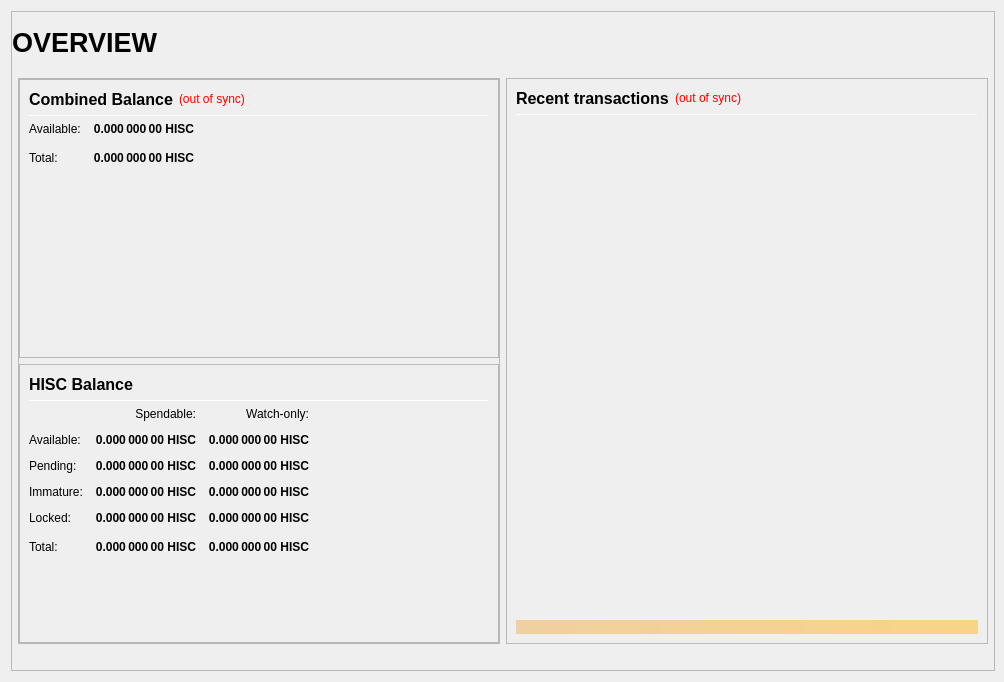
<?xml version="1.0" encoding="UTF-8"?>
<ui version="4.0">
 <class>OverviewPage</class>
 <widget class="QWidget" name="OverviewPage">
  <property name="geometry">
   <rect>
    <x>0</x>
    <y>0</y>
    <width>1004</width>
    <height>682</height>
   </rect>
  </property>
  <property name="minimumSize">
   <size>
    <width>960</width>
    <height>682</height>
   </size>
  </property>
  <property name="windowTitle">
   <string>Form</string>
  </property>
  <layout class="QVBoxLayout" name="topLayout" stretch="1">
   <property name="rightMargin">
    <number>9</number>
   </property>
   <item>
    <widget class="QFrame" name="frame_BG">
     <property name="minimumSize">
      <size>
       <width>850</width>
       <height>610</height>
      </size>
     </property>
     <property name="maximumSize">
      <size>
       <width>16777215</width>
       <height>16777215</height>
      </size>
     </property>
     <property name="frameShape">
      <enum>QFrame::StyledPanel</enum>
     </property>
     <property name="frameShadow">
      <enum>QFrame::Raised</enum>
     </property>
     <layout class="QVBoxLayout" name="verticalLayout_3" stretch="1,0">
      <property name="leftMargin">
       <number>0</number>
      </property>
      <property name="topMargin">
       <number>0</number>
      </property>
      <property name="rightMargin">
       <number>0</number>
      </property>
      <property name="bottomMargin">
       <number>6</number>
      </property>
      <item>
       <layout class="QVBoxLayout" name="verticalLayout_Master" stretch="0,1">
        <property name="leftMargin">
         <number>0</number>
        </property>
        <property name="topMargin">
         <number>0</number>
        </property>
        <property name="rightMargin">
         <number>0</number>
        </property>
        <property name="bottomMargin">
         <number>0</number>
        </property>
        <item>
         <widget class="QFrame" name="frame_Header">
          <layout class="QVBoxLayout" name="verticalLayout_Header" stretch="0">
           <property name="leftMargin">
            <number>0</number>
           </property>
           <property name="topMargin">
            <number>0</number>
           </property>
           <property name="rightMargin">
            <number>0</number>
           </property>
           <property name="bottomMargin">
            <number>0</number>
           </property>
           <item>
            <layout class="QHBoxLayout" name="horizontalLayout_Header" stretch="1,0,1">
             <property name="spacing">
              <number>6</number>
             </property>
             <item>
              <widget class="QLabel" name="labelOverviewHeaderLeft">
               <property name="minimumSize">
                <size>
                 <width>464</width>
                 <height>60</height>
                </size>
               </property>
               <property name="maximumSize">
                <size>
                 <width>16777215</width>
                 <height>60</height>
                </size>
               </property>
               <property name="font">
                <font>
                 <pointsize>20</pointsize>
                 <weight>75</weight>
                 <bold>true</bold>
                </font>
               </property>
               <property name="text">
                <string>OVERVIEW</string>
               </property>
               <property name="alignment">
                <set>Qt::AlignLeading|Qt::AlignLeft|Qt::AlignVCenter</set>
               </property>
              </widget>
             </item>
             <item>
              <spacer name="horizontalSpacer_Header">
               <property name="orientation">
                <enum>Qt::Horizontal</enum>
               </property>
               <property name="sizeHint" stdset="0">
                <size>
                 <width>40</width>
                 <height>20</height>
                </size>
               </property>
              </spacer>
             </item>
             <item>
              <widget class="QLabel" name="labelOverviewHeaderRight">
               <property name="minimumSize">
                <size>
                 <width>464</width>
                 <height>60</height>
                </size>
               </property>
               <property name="maximumSize">
                <size>
                 <width>16777215</width>
                 <height>60</height>
                </size>
               </property>
               <property name="font">
                <font>
                 <pointsize>14</pointsize>
                </font>
               </property>
               <property name="text">
                <string/>
               </property>
               <property name="alignment">
                <set>Qt::AlignRight|Qt::AlignTrailing|Qt::AlignVCenter</set>
               </property>
              </widget>
             </item>
            </layout>
           </item>
          </layout>
         </widget>
        </item>
        <item>
         <widget class="QFrame" name="frame_Content">
          <layout class="QVBoxLayout" name="verticalLayout_Content">
           <property name="leftMargin">
            <number>6</number>
           </property>
           <property name="topMargin">
            <number>0</number>
           </property>
           <property name="rightMargin">
            <number>6</number>
           </property>
           <property name="bottomMargin">
            <number>0</number>
           </property>
           <item>
            <layout class="QHBoxLayout" name="horizontalLayout_Content" stretch="1,1">
             <property name="spacing">
              <number>6</number>
             </property>
             <item>
              <layout class="QVBoxLayout" name="verticalLayout_left" stretch="1">
               <item>
                <widget class="QFrame" name="frameObfuscation">
                 <property name="minimumSize">
                  <size>
                   <width>0</width>
                   <height>0</height>
                  </size>
                 </property>
                 <property name="frameShape">
                  <enum>QFrame::StyledPanel</enum>
                 </property>
                 <property name="frameShadow">
                  <enum>QFrame::Raised</enum>
                 </property>
                 <layout class="QVBoxLayout" name="verticalLayout" stretch="0,0">
                  <property name="leftMargin">
                   <number>0</number>
                  </property>
                  <property name="topMargin">
                   <number>0</number>
                  </property>
                  <property name="rightMargin">
                   <number>0</number>
                  </property>
                  <property name="bottomMargin">
                   <number>0</number>
                  </property>
                  <item>
                   <widget class="QFrame" name="frame_CombinedBalances">
                    <property name="minimumSize">
                     <size>
                      <width>470</width>
                      <height>0</height>
                     </size>
                    </property>
                    <property name="frameShape">
                     <enum>QFrame::StyledPanel</enum>
                    </property>
                    <property name="frameShadow">
                     <enum>QFrame::Raised</enum>
                    </property>
                    <layout class="QVBoxLayout" name="verticalLayout_5">
                     <item>
                      <layout class="QHBoxLayout" name="horizontalLayout_5" stretch="0,0,0">
                       <item>
                        <widget class="QLabel" name="label_5z">
                         <property name="minimumSize">
                          <size>
                           <width>0</width>
                           <height>20</height>
                          </size>
                         </property>
                         <property name="font">
                          <font>
                           <pointsize>12</pointsize>
                           <weight>75</weight>
                           <bold>true</bold>
                          </font>
                         </property>
                         <property name="toolTip">
                          <string>Combined Balance (including unconfirmed and immature coins)</string>
                         </property>
                         <property name="text">
                          <string>Combined Balance</string>
                         </property>
                        </widget>
                       </item>
                       <item>
                        <widget class="QLabel" name="labelWalletStatus">
                         <property name="cursor">
                          <cursorShape>WhatsThisCursor</cursorShape>
                         </property>
                         <property name="toolTip">
                          <string>The displayed information may be out of date. Your wallet automatically synchronizes with the HighStakes network after a connection is established, but this process has not completed yet.</string>
                         </property>
                         <property name="styleSheet">
                          <string notr="true">QLabel { color: red; }</string>
                         </property>
                         <property name="text">
                          <string notr="true">(out of sync)</string>
                         </property>
                         <property name="alignment">
                          <set>Qt::AlignLeading|Qt::AlignLeft|Qt::AlignVCenter</set>
                         </property>
                        </widget>
                       </item>
                       <item>
                        <spacer name="horizontalSpacer_1">
                         <property name="orientation">
                          <enum>Qt::Horizontal</enum>
                         </property>
                         <property name="sizeHint" stdset="0">
                          <size>
                           <width>40</width>
                           <height>20</height>
                          </size>
                         </property>
                        </spacer>
                       </item>
                      </layout>
                     </item>
                     <item>
                      <widget class="Line" name="line_CombinedBalance">
                       <property name="minimumSize">
                        <size>
                         <width>0</width>
                         <height>1</height>
                        </size>
                       </property>
                       <property name="maximumSize">
                        <size>
                         <width>16777215</width>
                         <height>1</height>
                        </size>
                       </property>
                       <property name="orientation">
                        <enum>Qt::Horizontal</enum>
                       </property>
                      </widget>
                     </item>
                     <item>
                      <layout class="QGridLayout" name="gridLayout_3">
                       <property name="spacing">
                        <number>12</number>
                       </property>
                       <item row="1" column="0">
                        <widget class="QLabel" name="labelBalanceTextz">
                         <property name="text">
                          <string>Available:</string>
                         </property>
                        </widget>
                       </item>
                       <item row="1" column="1">
                        <widget class="QLabel" name="labelBalancez">
                         <property name="font">
                          <font>
                           <weight>75</weight>
                           <bold>true</bold>
                          </font>
                         </property>
                         <property name="cursor">
                          <cursorShape>IBeamCursor</cursorShape>
                         </property>
                         <property name="toolTip">
                          <string>Your current spendable balance</string>
                         </property>
                         <property name="text">
                          <string notr="true">0.000 000 00 HISC</string>
                         </property>
                         <property name="alignment">
                          <set>Qt::AlignRight|Qt::AlignTrailing|Qt::AlignVCenter</set>
                         </property>
                         <property name="textInteractionFlags">
                          <set>Qt::LinksAccessibleByMouse|Qt::TextSelectableByKeyboard|Qt::TextSelectableByMouse</set>
                         </property>
                        </widget>
                       </item>
                       <item row="2" column="0">
                        <widget class="QLabel" name="labelTotalTextz">
                         <property name="text">
                          <string>Total:</string>
                         </property>
                        </widget>
                       </item>
                       <item row="2" column="1">
                        <widget class="QLabel" name="labelTotalz">
                         <property name="font">
                          <font>
                           <weight>75</weight>
                           <bold>true</bold>
                          </font>
                         </property>
                         <property name="cursor">
                          <cursorShape>IBeamCursor</cursorShape>
                         </property>
                         <property name="toolTip">
                          <string>Total Balance, including all unavailable coins.</string>
                         </property>
                         <property name="text">
                          <string notr="true">0.000 000 00 HISC</string>
                         </property>
                         <property name="alignment">
                          <set>Qt::AlignRight|Qt::AlignTrailing|Qt::AlignVCenter</set>
                         </property>
                         <property name="textInteractionFlags">
                          <set>Qt::LinksAccessibleByMouse|Qt::TextSelectableByKeyboard|Qt::TextSelectableByMouse</set>
                         </property>
                        </widget>
                       </item>
                       <item row="2" column="3">
                        <spacer name="horizontalSpacer_2">
                         <property name="orientation">
                          <enum>Qt::Horizontal</enum>
                         </property>
                         <property name="sizeHint" stdset="0">
                          <size>
                           <width>40</width>
                           <height>20</height>
                          </size>
                         </property>
                        </spacer>
                       </item>
                      </layout>
                     </item>
                     <item>
                      <spacer name="verticalSpacer_1">
                       <property name="orientation">
                        <enum>Qt::Vertical</enum>
                       </property>
                       <property name="sizeHint" stdset="0">
                        <size>
                         <width>20</width>
                         <height>40</height>
                        </size>
                       </property>
                      </spacer>
                     </item>
                    </layout>
                   </widget>
                  </item>
                  <item>
                   <widget class="QFrame" name="frame_Balances">
                    <property name="frameShape">
                     <enum>QFrame::StyledPanel</enum>
                    </property>
                    <property name="frameShadow">
                     <enum>QFrame::Raised</enum>
                    </property>
                    <layout class="QVBoxLayout" name="verticalLayout_4">
                     <item>
                      <layout class="QHBoxLayout" name="horizontalLayout_4">
                       <item>
                        <widget class="QLabel" name="label_5">
                         <property name="minimumSize">
                          <size>
                           <width>0</width>
                           <height>20</height>
                          </size>
                         </property>
                         <property name="font">
                          <font>
                           <pointsize>12</pointsize>
                           <weight>75</weight>
                           <bold>true</bold>
                          </font>
                         </property>
                         <property name="text">
                          <string>HISC Balance</string>
                         </property>
                        </widget>
                       </item>
                       <item>
                        <spacer name="horizontalSpacer_3">
                         <property name="orientation">
                          <enum>Qt::Horizontal</enum>
                         </property>
                         <property name="sizeHint" stdset="0">
                          <size>
                           <width>40</width>
                           <height>20</height>
                          </size>
                         </property>
                        </spacer>
                       </item>
                      </layout>
                     </item>
                     <item>
                      <widget class="Line" name="line_Balance">
                       <property name="minimumSize">
                        <size>
                         <width>0</width>
                         <height>1</height>
                        </size>
                       </property>
                       <property name="maximumSize">
                        <size>
                         <width>16777215</width>
                         <height>1</height>
                        </size>
                       </property>
                       <property name="orientation">
                        <enum>Qt::Horizontal</enum>
                       </property>
                      </widget>
                     </item>
                     <item>
                      <layout class="QGridLayout" name="gridLayout">
                       <property name="spacing">
                        <number>12</number>
                       </property>
                       <item row="0" column="1">
                        <widget class="QLabel" name="labelSpendable">
                         <property name="text">
                          <string>Spendable:</string>
                         </property>
                         <property name="alignment">
                          <set>Qt::AlignRight|Qt::AlignTrailing|Qt::AlignVCenter</set>
                         </property>
                        </widget>
                       </item>
                       <item row="0" column="2">
                        <widget class="QLabel" name="labelWatchonly">
                         <property name="text">
                          <string>Watch-only:</string>
                         </property>
                         <property name="alignment">
                          <set>Qt::AlignRight|Qt::AlignTrailing|Qt::AlignVCenter</set>
                         </property>
                        </widget>
                       </item>
                       <item row="1" column="0">
                        <widget class="QLabel" name="labelBalanceText">
                         <property name="text">
                          <string>Available:</string>
                         </property>
                        </widget>
                       </item>
                       <item row="1" column="1">
                        <widget class="QLabel" name="labelBalance">
                         <property name="font">
                          <font>
                           <weight>75</weight>
                           <bold>true</bold>
                          </font>
                         </property>
                         <property name="cursor">
                          <cursorShape>IBeamCursor</cursorShape>
                         </property>
                         <property name="toolTip">
                          <string>Your current spendable balance</string>
                         </property>
                         <property name="text">
                          <string notr="true">0.000 000 00 HISC</string>
                         </property>
                         <property name="alignment">
                          <set>Qt::AlignRight|Qt::AlignTrailing|Qt::AlignVCenter</set>
                         </property>
                         <property name="textInteractionFlags">
                          <set>Qt::LinksAccessibleByMouse|Qt::TextSelectableByKeyboard|Qt::TextSelectableByMouse</set>
                         </property>
                        </widget>
                       </item>
                       <item row="1" column="2">
                        <widget class="QLabel" name="labelWatchAvailable">
                         <property name="font">
                          <font>
                           <weight>75</weight>
                           <bold>true</bold>
                          </font>
                         </property>
                         <property name="cursor">
                          <cursorShape>IBeamCursor</cursorShape>
                         </property>
                         <property name="toolTip">
                          <string>Your current balance in watch-only addresses</string>
                         </property>
                         <property name="text">
                          <string notr="true">0.000 000 00 HISC</string>
                         </property>
                         <property name="alignment">
                          <set>Qt::AlignRight|Qt::AlignTrailing|Qt::AlignVCenter</set>
                         </property>
                         <property name="textInteractionFlags">
                          <set>Qt::LinksAccessibleByMouse|Qt::TextSelectableByKeyboard|Qt::TextSelectableByMouse</set>
                         </property>
                        </widget>
                       </item>
                       <item row="2" column="0">
                        <widget class="QLabel" name="labelPendingText">
                         <property name="text">
                          <string>Pending:</string>
                         </property>
                        </widget>
                       </item>
                       <item row="2" column="1">
                        <widget class="QLabel" name="labelUnconfirmed">
                         <property name="font">
                          <font>
                           <weight>75</weight>
                           <bold>true</bold>
                          </font>
                         </property>
                         <property name="cursor">
                          <cursorShape>IBeamCursor</cursorShape>
                         </property>
                         <property name="toolTip">
                          <string>Total of transactions that have yet to be confirmed, and do not yet count toward the spendable balance</string>
                         </property>
                         <property name="text">
                          <string notr="true">0.000 000 00 HISC</string>
                         </property>
                         <property name="alignment">
                          <set>Qt::AlignRight|Qt::AlignTrailing|Qt::AlignVCenter</set>
                         </property>
                         <property name="textInteractionFlags">
                          <set>Qt::LinksAccessibleByMouse|Qt::TextSelectableByKeyboard|Qt::TextSelectableByMouse</set>
                         </property>
                        </widget>
                       </item>
                       <item row="2" column="2">
                        <widget class="QLabel" name="labelWatchPending">
                         <property name="font">
                          <font>
                           <weight>75</weight>
                           <bold>true</bold>
                          </font>
                         </property>
                         <property name="cursor">
                          <cursorShape>IBeamCursor</cursorShape>
                         </property>
                         <property name="toolTip">
                          <string>Unconfirmed transactions to watch-only addresses</string>
                         </property>
                         <property name="text">
                          <string notr="true">0.000 000 00 HISC</string>
                         </property>
                         <property name="alignment">
                          <set>Qt::AlignRight|Qt::AlignTrailing|Qt::AlignVCenter</set>
                         </property>
                         <property name="textInteractionFlags">
                          <set>Qt::LinksAccessibleByMouse|Qt::TextSelectableByKeyboard|Qt::TextSelectableByMouse</set>
                         </property>
                        </widget>
                       </item>
                       <item row="3" column="0">
                        <widget class="QLabel" name="labelImmatureText">
                         <property name="text">
                          <string>Immature:</string>
                         </property>
                        </widget>
                       </item>
                       <item row="3" column="1">
                        <widget class="QLabel" name="labelImmature">
                         <property name="font">
                          <font>
                           <weight>75</weight>
                           <bold>true</bold>
                          </font>
                         </property>
                         <property name="cursor">
                          <cursorShape>IBeamCursor</cursorShape>
                         </property>
                         <property name="toolTip">
                          <string>Staked or masternode rewards that has not yet matured</string>
                         </property>
                         <property name="text">
                          <string notr="true">0.000 000 00 HISC</string>
                         </property>
                         <property name="alignment">
                          <set>Qt::AlignRight|Qt::AlignTrailing|Qt::AlignVCenter</set>
                         </property>
                         <property name="textInteractionFlags">
                          <set>Qt::LinksAccessibleByMouse|Qt::TextSelectableByKeyboard|Qt::TextSelectableByMouse</set>
                         </property>
                        </widget>
                       </item>
                       <item row="3" column="2">
                        <widget class="QLabel" name="labelWatchImmature">
                         <property name="font">
                          <font>
                           <weight>75</weight>
                           <bold>true</bold>
                          </font>
                         </property>
                         <property name="cursor">
                          <cursorShape>IBeamCursor</cursorShape>
                         </property>
                         <property name="toolTip">
                          <string>Staked or masternode rewards in watch-only addresses that has not yet matured</string>
                         </property>
                         <property name="text">
                          <string notr="true">0.000 000 00 HISC</string>
                         </property>
                         <property name="alignment">
                          <set>Qt::AlignRight|Qt::AlignTrailing|Qt::AlignVCenter</set>
                         </property>
                         <property name="textInteractionFlags">
                          <set>Qt::LinksAccessibleByMouse|Qt::TextSelectableByKeyboard|Qt::TextSelectableByMouse</set>
                         </property>
                        </widget>
                       </item>
                       <item row="4" column="0">
                        <widget class="QLabel" name="labelLockedBalanceText">
                         <property name="toolTip">
                          <string>Locked HISC or Masternode collaterals. These are excluded from zHISC minting.</string>
                         </property>
                         <property name="text">
                          <string>Locked:</string>
                         </property>
                        </widget>
                       </item>
                       <item row="4" column="1">
                        <widget class="QLabel" name="labelLockedBalance">
                         <property name="font">
                          <font>
                           <weight>75</weight>
                           <bold>true</bold>
                          </font>
                         </property>
                         <property name="cursor">
                          <cursorShape>IBeamCursor</cursorShape>
                         </property>
                         <property name="toolTip">
                          <string>Locked HISC or Masternode collaterals. These are excluded from zHISC minting.</string>
                         </property>
                         <property name="text">
                          <string notr="true">0.000 000 00 HISC</string>
                         </property>
                         <property name="alignment">
                          <set>Qt::AlignRight|Qt::AlignTrailing|Qt::AlignVCenter</set>
                         </property>
                         <property name="textInteractionFlags">
                          <set>Qt::LinksAccessibleByMouse|Qt::TextSelectableByKeyboard|Qt::TextSelectableByMouse</set>
                         </property>
                        </widget>
                       </item>
                       <item row="4" column="2">
                        <widget class="QLabel" name="labelWatchLocked">
                         <property name="font">
                          <font>
                           <weight>75</weight>
                           <bold>true</bold>
                          </font>
                         </property>
                         <property name="cursor">
                          <cursorShape>IBeamCursor</cursorShape>
                         </property>
                         <property name="toolTip">
                          <string>Current locked balance in watch-only addresses</string>
                         </property>
                         <property name="text">
                          <string notr="true">0.000 000 00 HISC</string>
                         </property>
                         <property name="alignment">
                          <set>Qt::AlignRight|Qt::AlignTrailing|Qt::AlignVCenter</set>
                         </property>
                         <property name="textInteractionFlags">
                          <set>Qt::LinksAccessibleByMouse|Qt::TextSelectableByKeyboard|Qt::TextSelectableByMouse</set>
                         </property>
                        </widget>
                       </item>
                       <item row="5" column="0">
                        <widget class="QLabel" name="labelTotalText">
                         <property name="toolTip">
                          <string>Your current HighStakes balance, unconfirmed and immature transactions included</string>
                         </property>
                         <property name="text">
                          <string>Total:</string>
                         </property>
                        </widget>
                       </item>
                       <item row="5" column="1">
                        <widget class="QLabel" name="labelTotal">
                         <property name="font">
                          <font>
                           <weight>75</weight>
                           <bold>true</bold>
                          </font>
                         </property>
                         <property name="cursor">
                          <cursorShape>IBeamCursor</cursorShape>
                         </property>
                         <property name="toolTip">
                          <string>Your current HighStakes balance, unconfirmed and immature transactions included</string>
                         </property>
                         <property name="text">
                          <string notr="true">0.000 000 00 HISC</string>
                         </property>
                         <property name="alignment">
                          <set>Qt::AlignRight|Qt::AlignTrailing|Qt::AlignVCenter</set>
                         </property>
                         <property name="textInteractionFlags">
                          <set>Qt::LinksAccessibleByMouse|Qt::TextSelectableByKeyboard|Qt::TextSelectableByMouse</set>
                         </property>
                        </widget>
                       </item>
                       <item row="5" column="2">
                        <widget class="QLabel" name="labelWatchTotal">
                         <property name="font">
                          <font>
                           <weight>75</weight>
                           <bold>true</bold>
                          </font>
                         </property>
                         <property name="cursor">
                          <cursorShape>IBeamCursor</cursorShape>
                         </property>
                         <property name="toolTip">
                          <string>Current total balance in watch-only addresses</string>
                         </property>
                         <property name="text">
                          <string notr="true">0.000 000 00 HISC</string>
                         </property>
                         <property name="alignment">
                          <set>Qt::AlignRight|Qt::AlignTrailing|Qt::AlignVCenter</set>
                         </property>
                         <property name="textInteractionFlags">
                          <set>Qt::LinksAccessibleByMouse|Qt::TextSelectableByKeyboard|Qt::TextSelectableByMouse</set>
                         </property>
                        </widget>
                       </item>
                       <item row="5" column="3">
                        <spacer name="horizontalSpacer_9">
                         <property name="orientation">
                          <enum>Qt::Horizontal</enum>
                         </property>
                         <property name="sizeHint" stdset="0">
                          <size>
                           <width>40</width>
                           <height>20</height>
                          </size>
                         </property>
                        </spacer>
                       </item>
                      </layout>
                     </item>
                     <item>
                      <spacer name="verticalSpacer_3">
                       <property name="orientation">
                        <enum>Qt::Vertical</enum>
                       </property>
                       <property name="sizeHint" stdset="0">
                        <size>
                         <width>20</width>
                         <height>40</height>
                        </size>
                       </property>
                      </spacer>
                     </item>
                    </layout>
                   </widget>
                  </item>
                 </layout>
                </widget>
               </item>
              </layout>
             </item>
             <item>
              <layout class="QVBoxLayout" name="verticalLayout_right" stretch="1">
               <item>
                <widget class="QFrame" name="frame_RecentTransactions">
                 <property name="minimumSize">
                  <size>
                   <width>0</width>
                   <height>0</height>
                  </size>
                 </property>
                 <property name="frameShape">
                  <enum>QFrame::StyledPanel</enum>
                 </property>
                 <property name="frameShadow">
                  <enum>QFrame::Raised</enum>
                 </property>
                 <layout class="QVBoxLayout" name="verticalLayout_1" stretch="0,0,0,0,0">
                  <item>
                   <layout class="QHBoxLayout" name="horizontalLayout_2">
                    <item>
                     <widget class="QLabel" name="label_4">
                      <property name="minimumSize">
                       <size>
                        <width>0</width>
                        <height>20</height>
                       </size>
                      </property>
                      <property name="font">
                       <font>
                        <pointsize>12</pointsize>
                        <weight>75</weight>
                        <bold>true</bold>
                       </font>
                      </property>
                      <property name="text">
                       <string>Recent transactions</string>
                      </property>
                     </widget>
                    </item>
                    <item>
                     <widget class="QLabel" name="labelTransactionsStatus">
                      <property name="cursor">
                       <cursorShape>WhatsThisCursor</cursorShape>
                      </property>
                      <property name="toolTip">
                       <string>The displayed information may be out of date. Your wallet automatically synchronizes with the HighStakes network after a connection is established, but this process has not completed yet.</string>
                      </property>
                      <property name="styleSheet">
                       <string notr="true">QLabel { color: red; }</string>
                      </property>
                      <property name="text">
                       <string notr="true">(out of sync)</string>
                      </property>
                      <property name="alignment">
                       <set>Qt::AlignRight|Qt::AlignTrailing|Qt::AlignVCenter</set>
                      </property>
                     </widget>
                    </item>
                    <item>
                     <spacer name="horizontalSpacer">
                      <property name="orientation">
                       <enum>Qt::Horizontal</enum>
                      </property>
                      <property name="sizeHint" stdset="0">
                       <size>
                        <width>40</width>
                        <height>20</height>
                       </size>
                      </property>
                     </spacer>
                    </item>
                   </layout>
                  </item>
                  <item>
                   <widget class="Line" name="line">
                    <property name="minimumSize">
                     <size>
                      <width>0</width>
                      <height>1</height>
                     </size>
                    </property>
                    <property name="maximumSize">
                     <size>
                      <width>16777215</width>
                      <height>1</height>
                     </size>
                    </property>
                    <property name="orientation">
                     <enum>Qt::Horizontal</enum>
                    </property>
                   </widget>
                  </item>
                  <item>
                   <widget class="QListView" name="listTransactions">
                    <property name="minimumSize">
                     <size>
                      <width>0</width>
                      <height>0</height>
                     </size>
                    </property>
                    <property name="styleSheet">
                     <string notr="true">QListView { background: transparent; }</string>
                    </property>
                    <property name="frameShape">
                     <enum>QFrame::NoFrame</enum>
                    </property>
                    <property name="verticalScrollBarPolicy">
                     <enum>Qt::ScrollBarAlwaysOff</enum>
                    </property>
                    <property name="horizontalScrollBarPolicy">
                     <enum>Qt::ScrollBarAlwaysOff</enum>
                    </property>
                    <property name="selectionMode">
                     <enum>QAbstractItemView::NoSelection</enum>
                    </property>
                   </widget>
                  </item>
                  <item>
                   <spacer name="verticalSpacer_2">
                    <property name="orientation">
                     <enum>Qt::Vertical</enum>
                    </property>
                    <property name="sizeType">
                     <enum>QSizePolicy::Expanding</enum>
                    </property>
                    <property name="sizeHint" stdset="0">
                     <size>
                      <width>20</width>
                      <height>40</height>
                     </size>
                    </property>
                   </spacer>
                  </item>
                  <item>
                   <widget class="QLabel" name="labelAlerts">
                    <property name="maximumSize">
                     <size>
                      <width>16777215</width>
                      <height>16777215</height>
                     </size>
                    </property>
                    <property name="styleSheet">
                     <string notr="true">background-color: qlineargradient(x1: 0, y1: 0, x2: 1, y2: 0, stop:0 #F0D0A0, stop:1 #F8D488); color:#000000;</string>
                    </property>
                    <property name="text">
                     <string/>
                    </property>
                    <property name="wordWrap">
                     <bool>true</bool>
                    </property>
                    <property name="margin">
                     <number>3</number>
                    </property>
                   </widget>
                  </item>
                 </layout>
                </widget>
               </item>
              </layout>
             </item>
            </layout>
           </item>
          </layout>
         </widget>
        </item>
       </layout>
      </item>
      <item>
       <layout class="QVBoxLayout" name="verticalBanner" stretch="">
        <property name="spacing">
         <number>10</number>
        </property>
        <property name="sizeConstraint">
         <enum>QLayout::SetFixedSize</enum>
        </property>
        <property name="leftMargin">
         <number>10</number>
        </property>
        <property name="topMargin">
         <number>10</number>
        </property>
        <property name="rightMargin">
         <number>10</number>
        </property>
        <property name="bottomMargin">
         <number>10</number>
        </property>
       </layout>
      </item>
     </layout>
    </widget>
   </item>
  </layout>
 </widget>
 <resources/>
 <connections/>
</ui>
